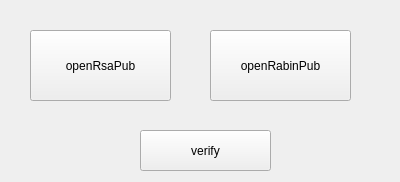
<?xml version="1.0" encoding="UTF-8"?>
<ui version="4.0">
 <class>Verify</class>
 <widget class="QWidget" name="Verify">
  <property name="geometry">
   <rect>
    <x>0</x>
    <y>0</y>
    <width>400</width>
    <height>182</height>
   </rect>
  </property>
  <property name="windowTitle">
   <string>Verify</string>
  </property>
  <widget class="QPushButton" name="bt_load_rabin">
   <property name="geometry">
    <rect>
     <x>210</x>
     <y>30</y>
     <width>141</width>
     <height>71</height>
    </rect>
   </property>
   <property name="text">
    <string>openRabinPub</string>
   </property>
  </widget>
  <widget class="QPushButton" name="bt_load_rsa">
   <property name="geometry">
    <rect>
     <x>30</x>
     <y>30</y>
     <width>141</width>
     <height>71</height>
    </rect>
   </property>
   <property name="text">
    <string>openRsaPub</string>
   </property>
  </widget>
  <widget class="QPushButton" name="bt_verify">
   <property name="geometry">
    <rect>
     <x>140</x>
     <y>130</y>
     <width>131</width>
     <height>41</height>
    </rect>
   </property>
   <property name="text">
    <string>verify</string>
   </property>
  </widget>
 </widget>
 <resources/>
 <connections/>
</ui>
